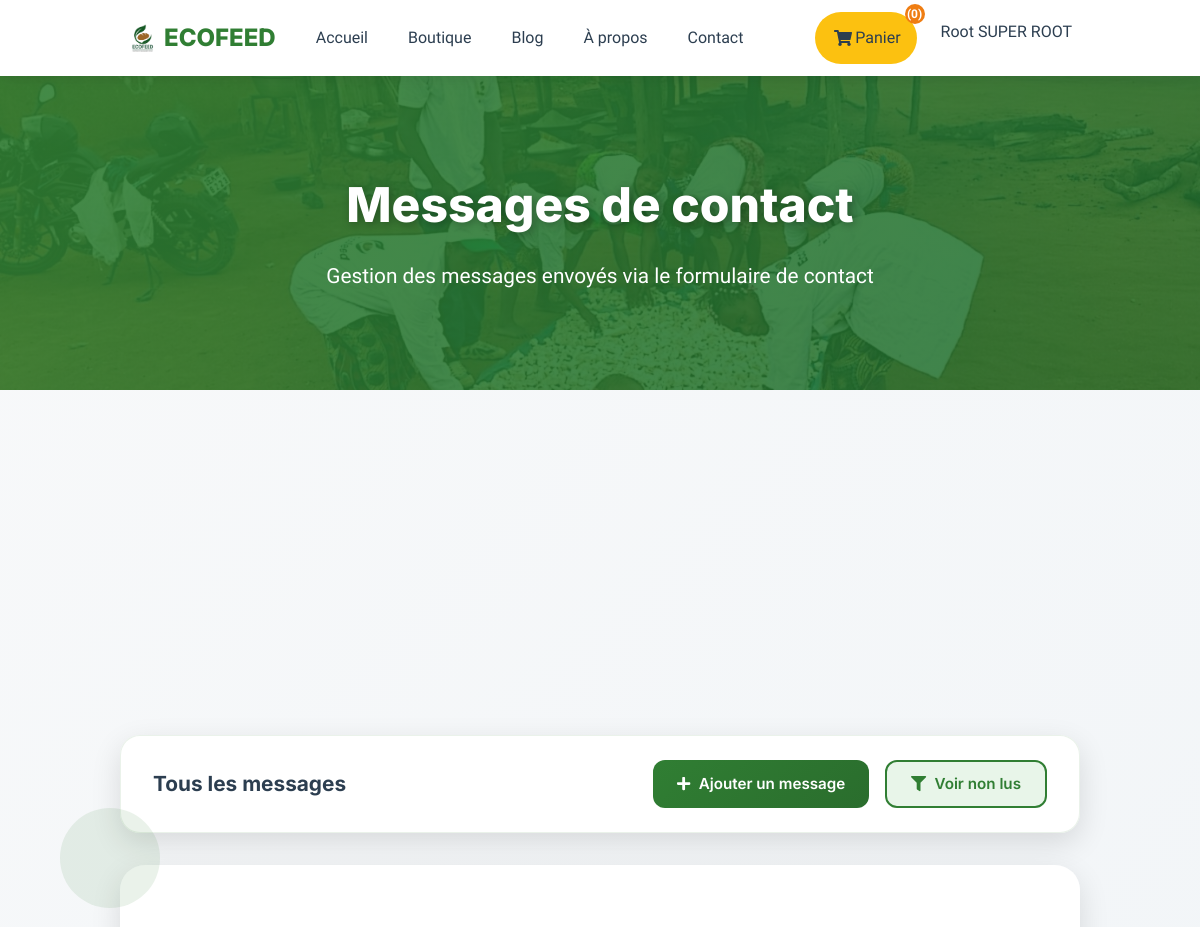
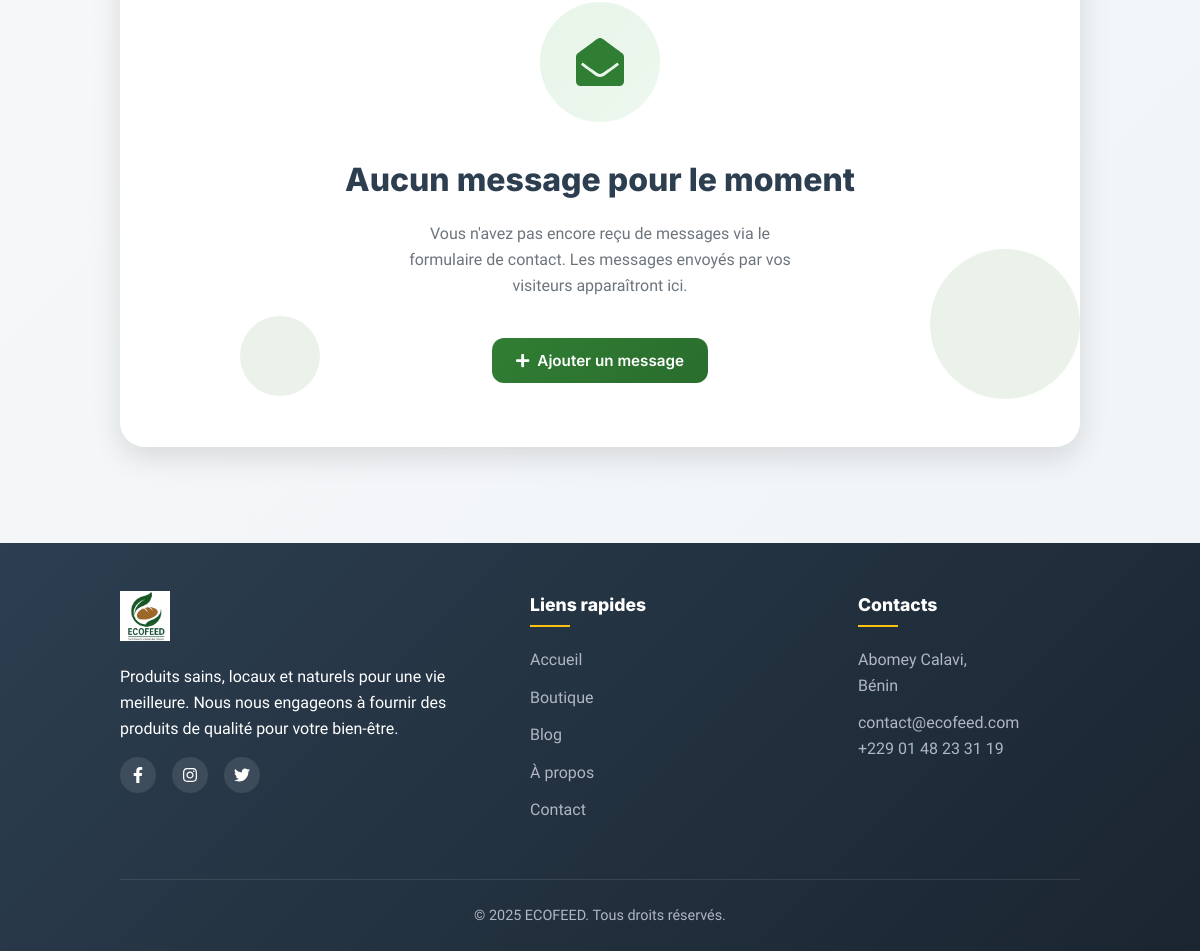
Before: /contact/messages/ (signed in) with the older database file (2 pictures, top to bottom).
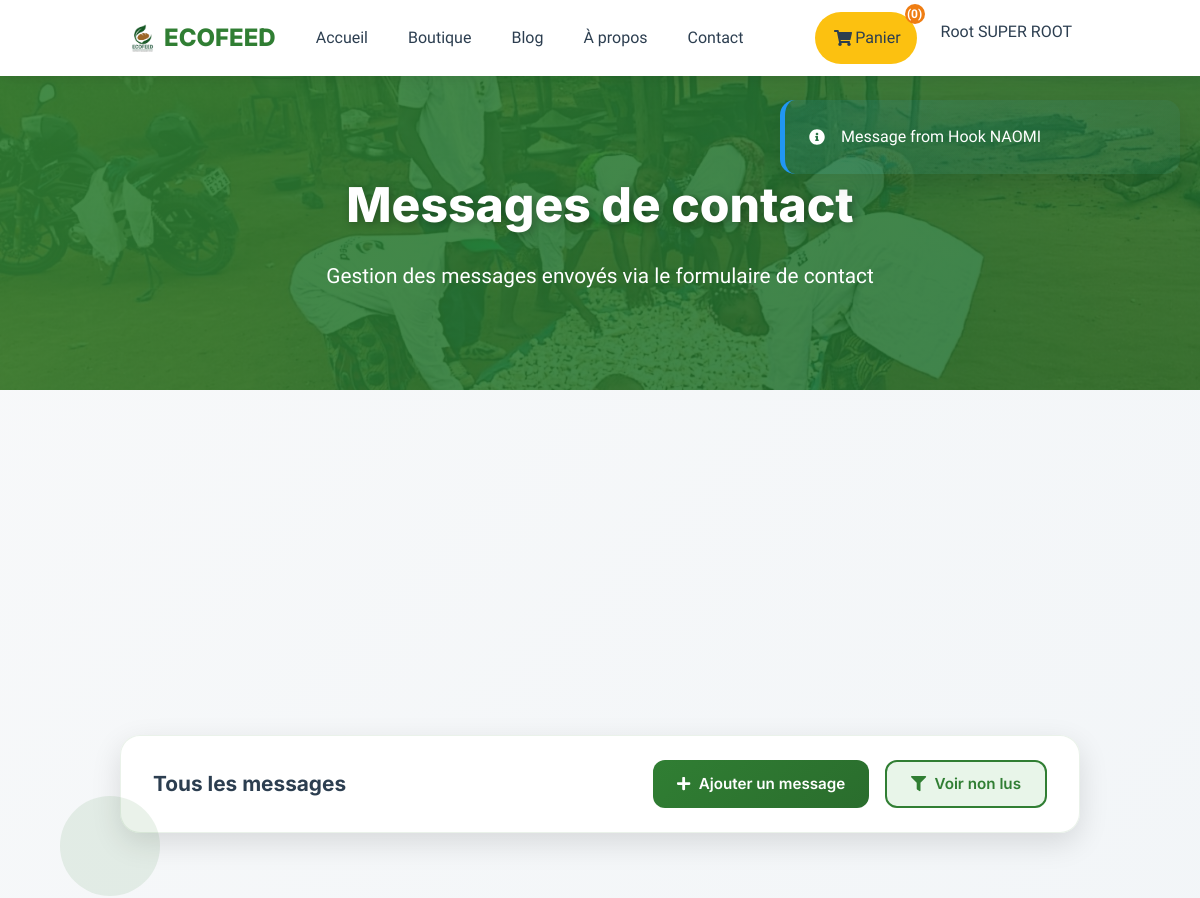
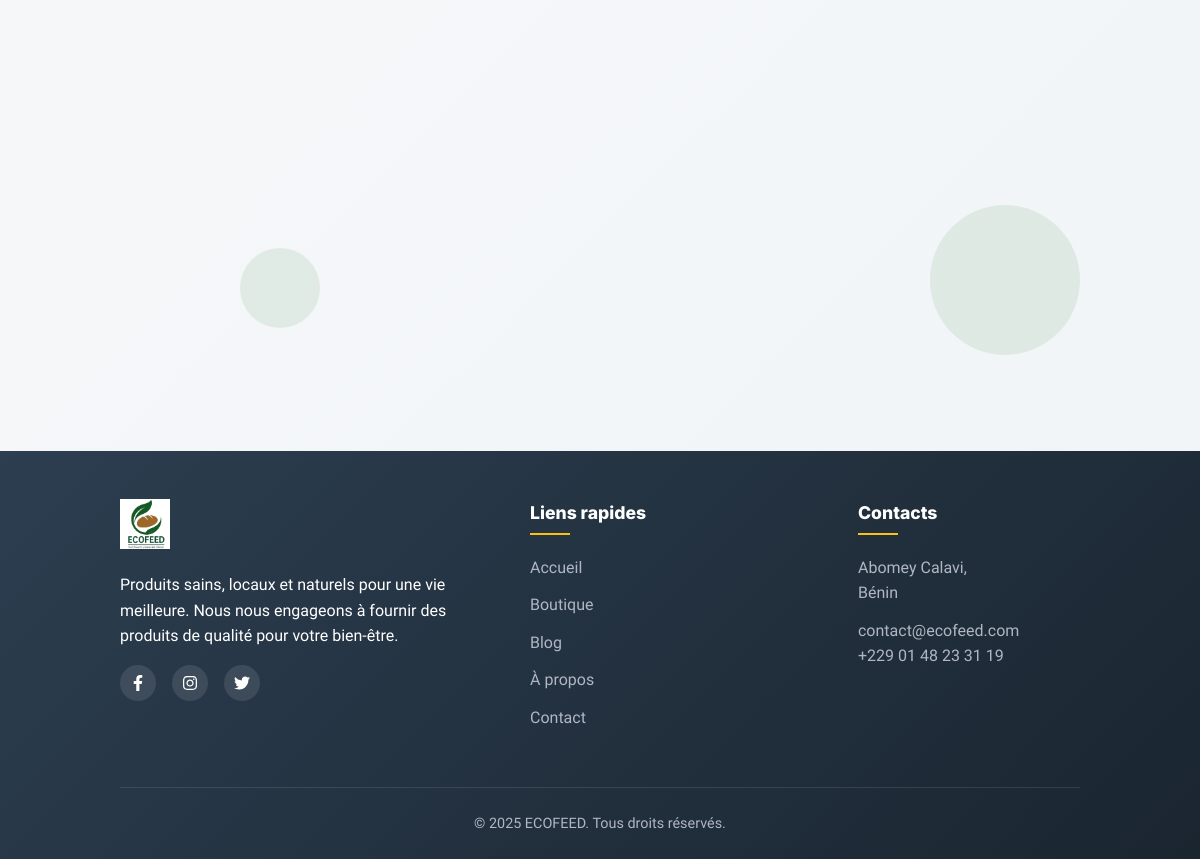
After: the same page with the newer database file (2 pictures, top to bottom).
### products/models.py (models this page shows)
class ContactMessage(models.Model):
    name = models.CharField(max_length=255)
    email = models.EmailField()
    subject = models.CharField(max_length=255)
    message = models.TextField()
    sent_at = models.DateTimeField(auto_now_add=True)
    def __str__(self):
        return f"Message from {self.name}"

### products/views.py (the view)
# urls.py: path('contact/messages/', views.contact_messages, name='contact_messages'),
@login_required
def contact_messages(request):
    messages_list = ContactMessage.objects.all()
    return render(request, "products/contact_messages.html", {"messages": messages_list})

### accounts/models.py (called while the page is built)
    def get_full_name(self):
        return f"{self.first_name} {self.last_name}"

    def is_admin(self):
        return self.user_type in ['admin', 'superadmin', 'manager']

    def is_superadmin(self):
        return self.user_type == 'superadmin'

    def get_admin_display_name(self):
        if self.is_superadmin():
            return f"{self.get_full_name()}"
        elif self.is_admin():
            role_display = self.get_admin_role_display() if self.admin_role else ""
            return f"{self.get_full_name()} ({role_display})"
        else:
            return self.get_full_name()

    def admin_permissions(self):
        permissions = []
        if self.can_manage_users:
            permissions.append('manage_users')
        if self.can_manage_products:
            permissions.append('manage_products')
        if self.can_manage_orders:
            permissions.append('manage_orders')
        return permissions

### products/templates/products/contact_messages.html (shortened to what this page needs)
{% extends 'base.html' %}
{% block content %}
<section class="messages-hero">
  <div class="hero-background">
    <div class="hero-image hero-image-1 active"></div>
  </div>
  <div class="hero-content">
    <h1>Messages de contact</h1>
    <p>Gestion des messages envoyés via le formulaire de contact</p>
  </div>
</section>
<div class="notification-container">
  {% if messages %}
    {% for message in messages %}
      <div class="notification
        {% if message.tags == 'success' %}is-success
        {% elif message.tags == 'error' %}is-error
        {% else %}is-info{% endif %}">
        <div style="display: flex; align-items: center; gap: 1rem;">
          <i class="fas
            {% if message.tags == 'success' %}fa-check-circle
            {% elif message.tags == 'error' %}fa-exclamation-circle
            {% else %}fa-info-circle{% endif %}"></i>
          <span>{{ message }}</span>
        </div>
      </div>
    {% endfor %}
  {% endif %}
</div>
<section class="stats-section">
  <div class="container">
    <div class="stats-grid">
    </div>
  </div>
</section>
<section class="messages-section">
  <div class="floating-elements">
    <div class="floating-element"></div>
    <div class="floating-element"></div>
  </div>
  <div class="container">
    <div class="action-bar">
      <h2 class="action-title">Tous les messages</h2>
      <div class="action-buttons">
        <button class="action-btn add-btn js-modal-trigger" data-target="createModal">
          <i class="fas fa-plus"></i> Ajouter un message
        </button>
        <button class="action-btn filter-btn" id="filterUnread">
          <i class="fas fa-filter"></i> Voir non lus
        </button>
      </div>
    </div>
    {% if messages %}
    <div class="messages-grid">
    </div>
    {% else %}
    <div class="empty-state">
      <div class="empty-icon">
        <i class="fas fa-envelope-open"></i>
      </div>
      <h2 class="empty-title">Aucun message pour le moment</h2>
      <p class="empty-description">
        Vous n'avez pas encore reçu de messages via le formulaire de contact.
        Les messages envoyés par vos visiteurs apparaîtront ici.
      </p>
      <button class="action-btn add-btn js-modal-trigger" data-target="createModal">
        <i class="fas fa-plus"></i> Ajouter un message
      </button>
    </div>
    {% endif %}
  </div>
</section>
{% endblock %}

Changed rows visible on the page:
added ContactMessage: name "Message from Hook NAOMI"
Other visible differences:
text no longer shown: "Aucun message pour le moment Vous n'avez pas encore reçu de messages via le formulaire de contact. Les messages envoyés par vos visiteurs apparaîtront ici. Ajouter un message"
